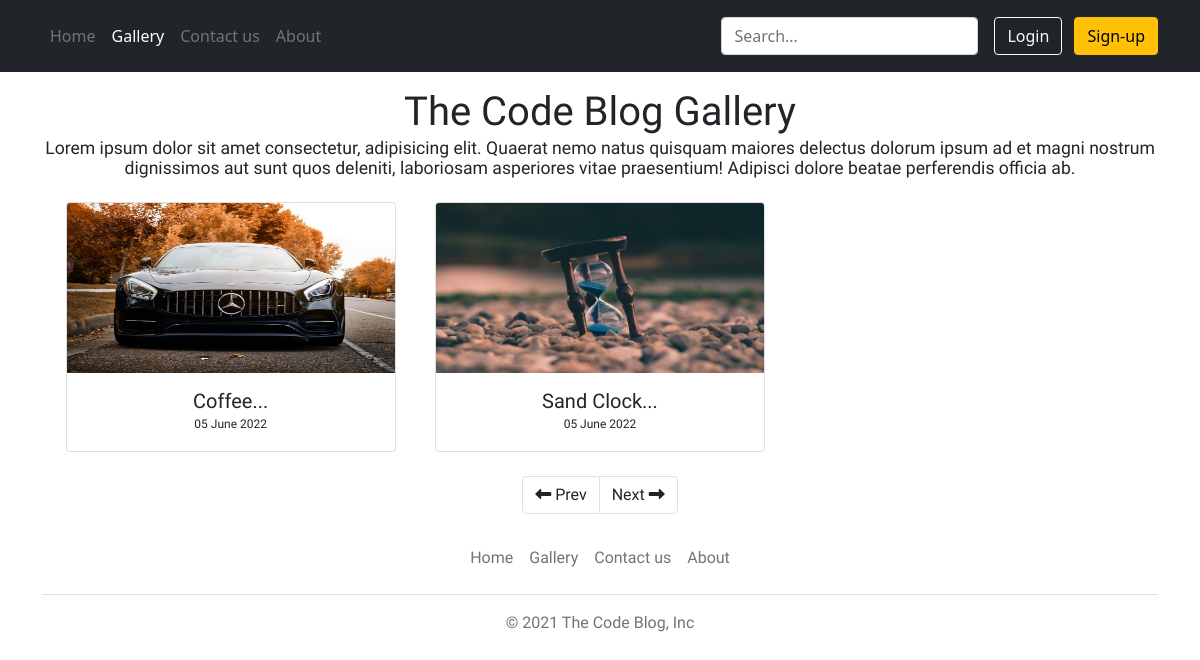
The page /gallery on the database its author committed.
### tables this page shows
CREATE TABLE "Gallery" (
	"sno"	INTEGER,
	"captions"	TEXT,
	"pictures"	TEXT,
	"date"	TEXT,
	PRIMARY KEY("sno" AUTOINCREMENT)
);

### app.py (the view)
@app.route('/gallery')
def gallery():
    gallery = dbGallery.showGallery()
    last = ceil(len(gallery)/int(dbConfig.showConfig()[1]))
    page = request.args.get('page')
    if (not str(page).isnumeric()):
        page = 1
    page = int(page)
    gallery = gallery[(page - 1)* int(dbConfig.showConfig()[1]): (page - 1) * int(dbConfig.showConfig()[1]) + int(dbConfig.showConfig()[1])]
    if page == 1:
        prev = "#"
        next = "/gallery?page="+str(page+1)
    elif page == last:
        prev = "/gallery?page="+ str(page-1)
        next = "#"
    else:
        prev = "/gallery?page="+ str(page-1)
        next = "/gallery?page="+str(page+1)
    return render_template('gallery.html', gallery = gallery, prev=prev, next=next)

### app.py (called while the page is built)
    def showConfig():
        return (cursor.execute("SELECT * FROM Config").fetchall()[0])

    def showGallery():
        return (cursor.execute("SELECT * FROM Gallery").fetchall()[::-1])

### templates/gallery.html (shortened to what this page needs)
<!doctype html>
<html lang="en">
<head>
  <link rel="stylesheet" href="{{ url_for('static', filename='css/index.css') }} ">
  <link rel="stylesheet" href="{{ url_for('static', filename='css/gallery.css') }}">
  <link href="https://cdn.jsdelivr.net/npm/bootstrap@5.1.3/dist/css/bootstrap.min.css" rel="stylesheet"
>
</head>
<body id="gallery-home">
  <header class="p-3 bg-dark text-white">
    <div class="container">
      <div class="d-flex flex-wrap align-items-center justify-content-center justify-content-lg-start">
        <ul class="nav col-12 col-lg-auto me-lg-auto mb-2 justify-content-center mb-md-0">
          <li><a href="/" class="nav-link px-2 text-secondary">Home</a></li>
          <li><a href="/gallery" class="nav-link px-2 text-white">Gallery</a></li>
          <li><a href="/contact" class="nav-link px-2 text-secondary">Contact us</a></li>
          <li><a href="/about" class="nav-link px-2 text-secondary">About</a></li>
        </ul>
        <form class="col-12 col-lg-auto mb-3 mb-lg-0 me-lg-3 ">
          <input type="search" class="form-control form-control-dark" placeholder="Search..." aria-label="Search">
        </form>
        <div class="text-end mobile-disabled">
          <button type="button" class="btn btn-outline-light me-2">Login</button>
          <button type="button" class="btn btn-warning">Sign-up</button>
        </div>
      </div>
    </div>
  </header>
  <div class="container justify-content-center myblog-font cursor" id="gallery">
    <h1 class="text-dark text-center my-3 my-font">The Code Blog Gallery</h1>
    <p class="text-center gallery-desc mb-4">Lorem ipsum dolor sit amet consectetur, adipisicing elit. Quaerat nemo
      natus quisquam maiores delectus dolorum ipsum ad et magni nostrum dignissimos aut sunt quos deleniti, laboriosam
      asperiores vitae praesentium! Adipisci dolore beatae perferendis officia ab.</p>
    <div class="mx-auto justify-content-center container my-3 my-flex cursor blog-post" id="blog-2ndlayer">
      {% for photo in gallery %}
      <div class="card mx-auto mb-2 col" style="width: 330px; height: 250px;">
        {% set image = 'img/gallery/' + photo[2] %}
        <img src="{{ url_for('static', filename=image) }}" class="card-img-top" name="{{photo[1][:10]}}" height="170px" alt="...">
        <div class="card-body justify-content-center">
          <h5 class="text-dark caption text-center">{{photo[1][:10]}}...</h5>
          <p class="text-dark text-center blog-date">{{photo[3]}}</p>
        </div>
      </div>
      {% endfor %}
    </div>
    <ul class="pagination mt-3 justify-content-center">
      <li class="page-item">
          <a class="page-link text-dark" href="{{prev}}" aria-label="Previous">
              <i class="fa-solid fa-left-long"></i> Prev
          </a>
      </li>
      <li class="page-item">
          <a class="page-link text-dark" href="{{next}}" aria-label="Next">
              Next <i class="fa-solid fa-right-long"></i>
          </a>
      </li>
  </ul>
    <footer class="my-4 footer">
      <ul class="nav justify-content-center border-bottom pb-3 mb-3">
        <li class="nav-item"><a href="/" class="nav-link px-2 text-muted">Home</a></li>
        <li class="nav-item"><a href="#gallery-home" class="nav-link px-2 text-muted">Gallery</a></li>
        <li class="nav-item"><a href="/contact" class="nav-link px-2 text-muted">Contact us</a></li>
        <li class="nav-item"><a href="/about" class="nav-link px-2 text-muted">About</a></li>
      </ul>
      <p class="text-center text-muted">© 2021 The Code Blog, Inc</p>
    </footer>
</body>
</html>

### static/css/index.css (style rules this page uses)
html { scroll-behavior: smooth; }
body { background-color: rgb(187, 173, 173); }
.my-flex { flex-direction: row !important; }
.cursor { cursor: pointer; }
.my-font { font-family: 'Cabin', 'sans-serif'; }
.blog-date { font-size: 12px; margin-top: -2%; margin-bottom: 1%; }
.myblog-font { font-family: 'Tajawal', sans-serif; }
.blog-post { max-width: 1200px; margin: 0 auto; display: grid; gap: 1rem; }
@media (min-width: 600px) { .blog-post { grid-template-columns: repeat(2, 1fr); } }
@media (min-width: 900px) { .blog-post { grid-template-columns: repeat(3, 1fr); } }

### static/css/gallery.css (style rules this page uses)
html { scroll-behavior: smooth; }
body { user-select: none; }
.my-font { font-family: 'Cabin', 'sans-serif'; }
.gallery-desc { margin-top: -14px; font-size: 1.1rem; line-height: normal; }

### rows shown on the page
Gallery: shows a picture, captions "Coffee", date "05 June 2022"
Gallery: shows a picture, captions "Sand Clock", date "05 June 2022"
